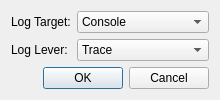
<?xml version="1.0" encoding="UTF-8"?>
<ui version="4.0">
 <class>LogSettingDialog</class>
 <widget class="QDialog" name="LogSettingDialog">
  <property name="geometry">
   <rect>
    <x>0</x>
    <y>0</y>
    <width>220</width>
    <height>99</height>
   </rect>
  </property>
  <property name="windowTitle">
   <string>Dialog</string>
  </property>
  <layout class="QGridLayout" name="gridLayout">
   <item row="0" column="0">
    <layout class="QVBoxLayout" name="verticalLayout">
     <item>
      <layout class="QFormLayout" name="formLayout">
       <item row="0" column="0">
        <widget class="QLabel" name="labelLogTarget">
         <property name="text">
          <string>Log Target:</string>
         </property>
        </widget>
       </item>
       <item row="0" column="1">
        <widget class="QComboBox" name="comboBoxLogTraget">
         <property name="currentIndex">
          <number>0</number>
         </property>
         <item>
          <property name="text">
           <string>Console</string>
          </property>
         </item>
         <item>
          <property name="text">
           <string>File</string>
          </property>
         </item>
         <item>
          <property name="text">
           <string>Console and File</string>
          </property>
         </item>
        </widget>
       </item>
       <item row="1" column="0">
        <widget class="QLabel" name="labelLogLever">
         <property name="text">
          <string>Log Lever:</string>
         </property>
        </widget>
       </item>
       <item row="1" column="1">
        <widget class="QComboBox" name="comboBoxLogLever">
         <item>
          <property name="text">
           <string>Trace</string>
          </property>
         </item>
         <item>
          <property name="text">
           <string>Debug</string>
          </property>
         </item>
         <item>
          <property name="text">
           <string>Info</string>
          </property>
         </item>
         <item>
          <property name="text">
           <string>Warn</string>
          </property>
         </item>
         <item>
          <property name="text">
           <string>Error</string>
          </property>
         </item>
         <item>
          <property name="text">
           <string>Fatal</string>
          </property>
         </item>
         <item>
          <property name="text">
           <string>None</string>
          </property>
         </item>
        </widget>
       </item>
      </layout>
     </item>
     <item>
      <widget class="QDialogButtonBox" name="buttonBox">
       <property name="orientation">
        <enum>Qt::Horizontal</enum>
       </property>
       <property name="standardButtons">
        <set>QDialogButtonBox::Cancel|QDialogButtonBox::Ok</set>
       </property>
      </widget>
     </item>
    </layout>
   </item>
  </layout>
 </widget>
 <resources/>
 <connections>
  <connection>
   <sender>buttonBox</sender>
   <signal>accepted()</signal>
   <receiver>LogSettingDialog</receiver>
   <slot>accept()</slot>
   <hints>
    <hint type="sourcelabel">
     <x>248</x>
     <y>254</y>
    </hint>
    <hint type="destinationlabel">
     <x>157</x>
     <y>274</y>
    </hint>
   </hints>
  </connection>
  <connection>
   <sender>buttonBox</sender>
   <signal>rejected()</signal>
   <receiver>LogSettingDialog</receiver>
   <slot>reject()</slot>
   <hints>
    <hint type="sourcelabel">
     <x>316</x>
     <y>260</y>
    </hint>
    <hint type="destinationlabel">
     <x>286</x>
     <y>274</y>
    </hint>
   </hints>
  </connection>
 </connections>
</ui>
